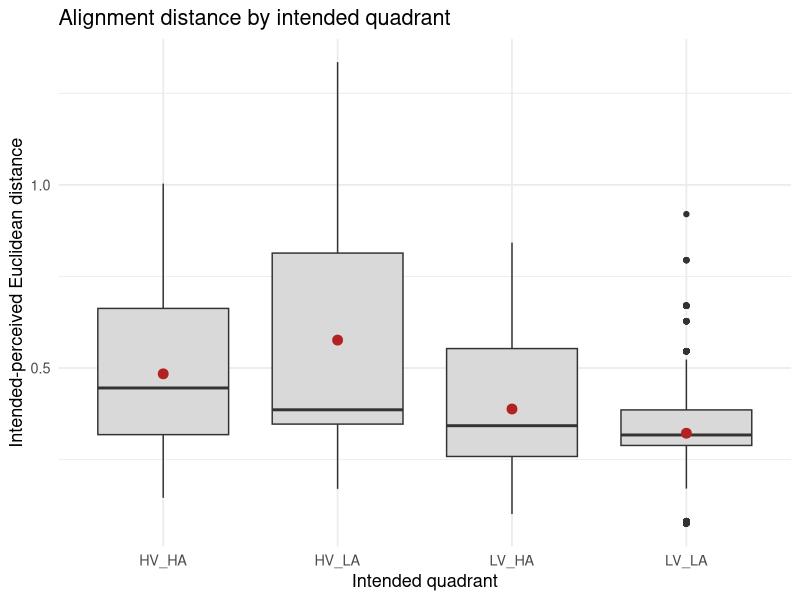
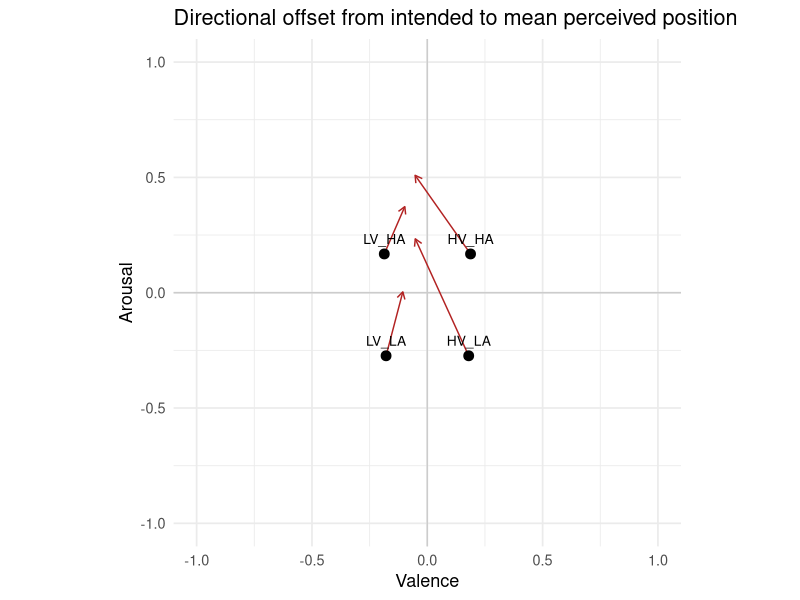

Write R code to recreate these figures, in order.
# H3 - AUDIENCE alignment: does intended-perceived DISTANCE differ across OCEAN personas?
#   Intended VA <-> persona-perceived VA, using OPTIMISED logos.
#
#   Primary:
#     distance ~ OCEAN + (1|persona_id) + (1|brief/run)
#
#   Omnibus H3 test:
#     compares the full OCEAN model with an identical model containing no OCEAN traits.
#
#   Descriptive diagnostics:
#     quadrant differences show where alignment is stronger or weaker;
#     valence and arousal offsets show the direction of misalignment.
#
#   The optimised-vs-non-optimised audience comparison is NOT part of H3.
#   Stimulus-side optimisation is assessed by H1 using independent Estimator B.
#
#   Run:
#     Rscript analysis/stage6_h3_alignment.R

library(lme4)
library(lmerTest)
library(ggplot2)
library(dplyr)


# -------------------------------------------------------------------------
# Output directory
# -------------------------------------------------------------------------

OUT <- "analysis/h3"
dir.create(OUT, recursive = TRUE, showWarnings = FALSE)


# -------------------------------------------------------------------------
# Load and prepare data
# -------------------------------------------------------------------------

d <- read.csv(
  "data/audience/responses.csv",
  stringsAsFactors = FALSE
)

traits <- c(
  "openness",
  "conscientiousness",
  "extraversion",
  "agreeableness",
  "neuroticism"
)

# Primary H3 uses OCEAN personas and optimised sonic logos only.
oc <- d %>%
  filter(
    agent_kind == "ocean",
    condition == "optimised"
  ) %>%
  mutate(
    # Euclidean distance between intended and perceived VA positions
    dist = sqrt(
      (perceived_v - target_v)^2 +
      (perceived_a - target_a)^2
    ),

    # Separate differences show the direction of misalignment
    off_v = perceived_v - target_v,
    off_a = perceived_a - target_a,

    # Intended VA quadrant
    quadrant = paste0(
      ifelse(target_v >= 0, "H", "L"),
      "V_",
      ifelse(target_a >= 0, "H", "L"),
      "A"
    ),

    # Extract generation-run number from the stimulus filename
    run = sub(
      ".*_run([0-9]+)_.*",
      "\\1",
      stimulus_file
    )
  )

# Set low as the reference level for every OCEAN trait
for (trait in traits) {
  oc[[trait]] <- relevel(
    factor(oc[[trait]]),
    ref = "low"
  )
}

oc$quadrant <- relevel(
  factor(oc$quadrant),
  ref = "HV_HA"
)

oc$persona_id <- factor(oc$persona_id)
oc$brief <- factor(oc$brief)
oc$run <- factor(oc$run)


# -------------------------------------------------------------------------
# Results output
# -------------------------------------------------------------------------

sink(
  file.path(OUT, "h3_results.txt"),
  split = TRUE
)

cat(
  "========== PRIMARY H3: ALIGNMENT DISTANCE ACROSS OCEAN PERSONAS ==========\n"
)

cat(
  "Model: distance ~ OCEAN traits + (1|persona_id) + (1|brief/run)\n\n"
)

cat(
  "Quadrant is not a primary H3 factor. It is reported descriptively below.\n\n"
)


# -------------------------------------------------------------------------
# Primary H3 model
# -------------------------------------------------------------------------

m <- lmer(
  dist ~
    openness +
    conscientiousness +
    extraversion +
    agreeableness +
    neuroticism +
    (1 | persona_id) +
    (1 | brief/run),
  data = oc
)

cat("---------- FIXED-EFFECT ESTIMATES ----------\n")
print(summary(m)$coefficients)

cat(
  "\nSingular fit:",
  isSingular(m),
  "\n"
)


# -------------------------------------------------------------------------
# Singularity fallback
# -------------------------------------------------------------------------

if (isSingular(m)) {

  cat(
    "\nThe brief/run model was singular.\n",
    "Refitting with persona and brief random intercepts.\n\n"
  )

  m <- lmer(
    dist ~
      openness +
      conscientiousness +
      extraversion +
      agreeableness +
      neuroticism +
      (1 | persona_id) +
      (1 | brief),
    data = oc
  )

  cat("---------- REFITTED FIXED-EFFECT ESTIMATES ----------\n")
  print(summary(m)$coefficients)

  cat(
    "\nSingular fit after refitting:",
    isSingular(m),
    "\n"
  )
}


# -------------------------------------------------------------------------
# Omnibus H3 likelihood-ratio test
# -------------------------------------------------------------------------

cat(
  "\n========== OMNIBUS H3 TEST: OCEAN TRAITS JOINTLY ==========\n"
)

# Likelihood-ratio tests must compare models fitted using maximum likelihood
m_full <- update(
  m,
  REML = FALSE
)

# Same random-effects structure, but no OCEAN predictors
m_null <- update(
  m_full,
  . ~ . -
    openness -
    conscientiousness -
    extraversion -
    agreeableness -
    neuroticism,
  REML = FALSE
)

h3_omnibus <- anova(
  m_null,
  m_full
)

print(h3_omnibus)

cat(
  "\nThe omnibus test determines whether the five OCEAN traits jointly\n",
  "improve the model of intended-perceived alignment distance.\n"
)


# -------------------------------------------------------------------------
# Descriptive quadrant diagnostic
# -------------------------------------------------------------------------

cat(
  "\n========== DESCRIPTIVE DIAGNOSTIC: ALIGNMENT BY QUADRANT ==========\n"
)

quadrant_summary <- oc %>%
  group_by(quadrant) %>%
  summarise(
    mean_dist = round(mean(dist), 3),
    sd = round(sd(dist), 3),
    n = n(),
    .groups = "drop"
  )

print(quadrant_summary)

cat(
  "\nThese values are descriptive and are not used to test H3.\n"
)


# -------------------------------------------------------------------------
# Descriptive direction-of-misalignment diagnostic
# -------------------------------------------------------------------------

cat(
  "\n========== DESCRIPTIVE DIAGNOSTIC: DIRECTION OF MISALIGNMENT ==========\n"
)

offset_summary <- oc %>%
  group_by(quadrant) %>%
  summarise(
    valence_difference = mean(off_v),
    arousal_difference = mean(off_a),
    .groups = "drop"
  )

for (i in seq_len(nrow(offset_summary))) {

  cat(
    sprintf(
      "%s: valence %+.3f, arousal %+.3f\n",
      offset_summary$quadrant[i],
      offset_summary$valence_difference[i],
      offset_summary$arousal_difference[i]
    )
  )
}

cat(
  "\nPositive valence values mean that personas perceived the logos as more\n",
  "positive than intended. Positive arousal values mean that personas perceived\n",
  "the logos as more energetic than intended.\n"
)

sink()


# -------------------------------------------------------------------------
# Figures
# -------------------------------------------------------------------------

theme_set(
  theme_minimal(base_size = 13)
)


# Figure 1: alignment distance by intended quadrant
p_distance <- ggplot(
  oc,
  aes(
    x = quadrant,
    y = dist
  )
) +
  geom_boxplot(
    fill = "grey85"
  ) +
  stat_summary(
    fun = mean,
    geom = "point",
    colour = "firebrick",
    size = 3
  ) +
  labs(
    title = "Alignment distance by intended quadrant",
    x = "Intended quadrant",
    y = "Intended-perceived Euclidean distance"
  )

ggsave(
  filename = file.path(
    OUT,
    "h3_distance_by_quadrant.png"
  ),
  plot = p_distance,
  width = 8,
  height = 5.5,
  dpi = 300
)


# Figure 2: intended position to mean perceived position
centroids <- oc %>%
  group_by(quadrant) %>%
  summarise(
    intended_v = mean(target_v),
    intended_a = mean(target_a),
    perceived_v = mean(perceived_v),
    perceived_a = mean(perceived_a),
    .groups = "drop"
  )

p_offsets <- ggplot() +
  geom_hline(
    yintercept = 0,
    colour = "grey80"
  ) +
  geom_vline(
    xintercept = 0,
    colour = "grey80"
  ) +
  geom_segment(
    data = centroids,
    aes(
      x = intended_v,
      y = intended_a,
      xend = perceived_v,
      yend = perceived_a
    ),
    arrow = arrow(
      length = unit(0.2, "cm")
    ),
    colour = "firebrick"
  ) +
  geom_point(
    data = centroids,
    aes(
      x = intended_v,
      y = intended_a
    ),
    size = 3
  ) +
  geom_text(
    data = centroids,
    aes(
      x = intended_v,
      y = intended_a,
      label = quadrant
    ),
    vjust = -1,
    size = 3.5
  ) +
  coord_fixed(
    xlim = c(-1, 1),
    ylim = c(-1, 1)
  ) +
  labs(
    title = "Directional offset from intended to mean perceived position",
    x = "Valence",
    y = "Arousal"
  )

ggsave(
  filename = file.path(
    OUT,
    "h3_offset_vectors.png"
  ),
  plot = p_offsets,
  width = 7,
  height = 7,
  dpi = 300
)


cat(
  sprintf(
    "Saved: %s/h3_results.txt and two H3 figures\n",
    OUT
  )
)
